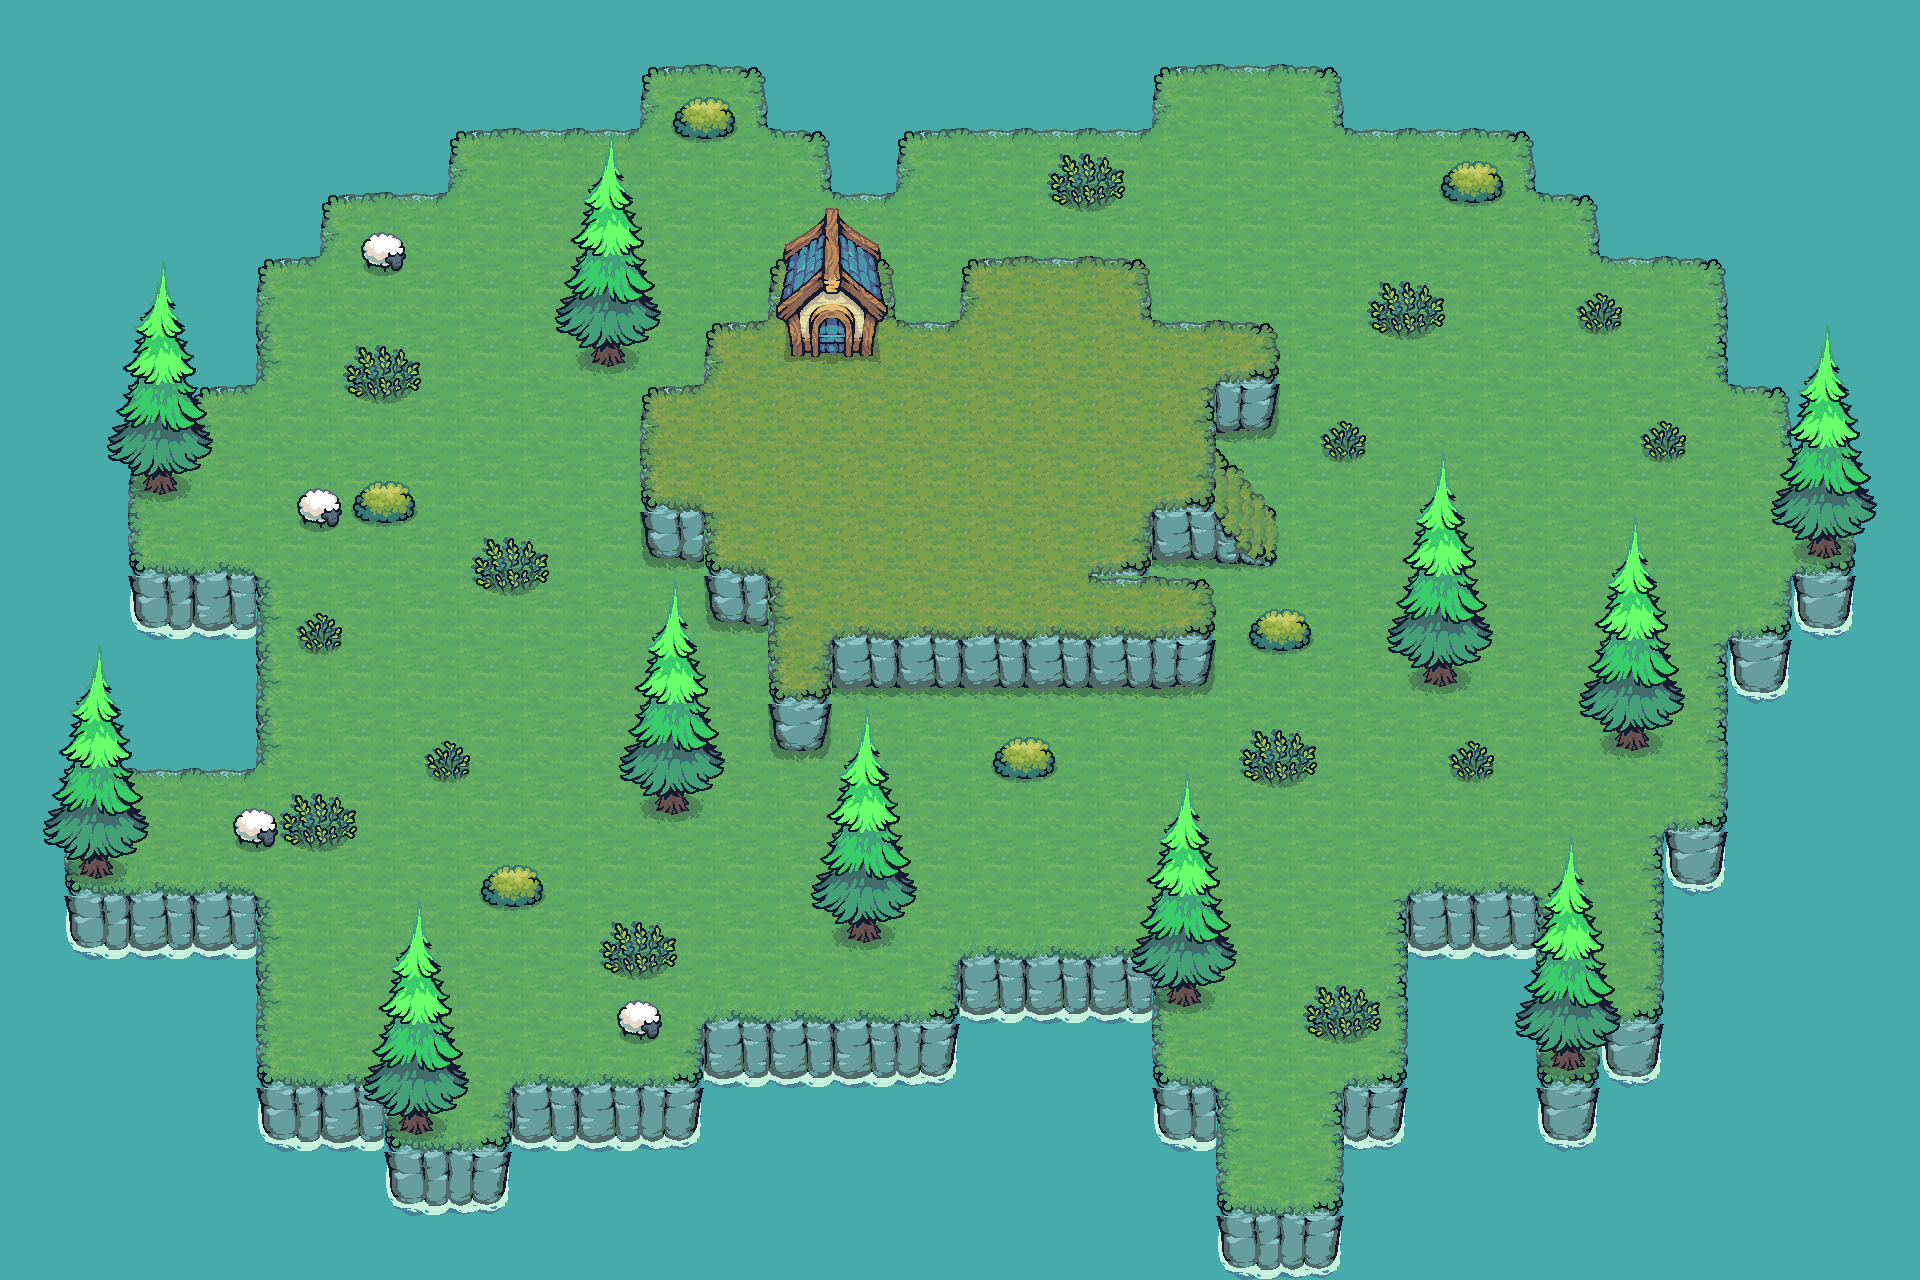

The image is a tile-based game level rendered from a .tmx file. Its description and source (layers, tilesets, objects; grid data summarised) follow:
An orthogonal 30x20 tile map with 64x64 px tiles, 6 tile layers (water, level1, level1Tree, level1Sheep, ...), 7 tilesets and 1 object.

<map version="1.10" tiledversion="1.11.2" orientation="orthogonal" renderorder="right-down" width="30" height="20" tilewidth="64" tileheight="64" infinite="0" nextlayerid="14" nextobjectid="53">
 <tileset firstgid="1" source="Tilemap.tsx" />
 <tileset firstgid="641" source="Tree.tsx" />
 <tileset firstgid="833" source="Water Background color.tsx" />
 <tileset firstgid="834" source="Tree.tsx" />
 <tileset firstgid="1026" source="Bush.tsx" />
 <tileset firstgid="1154" source="House1.tsx" />
 <tileset firstgid="1160" source="Sheep.tsx" />
 <layer id="5" name="water" width="30" height="20">
  <data>[600 cells, 600 non-empty, 1 distinct tile ids]</data>
 </layer>
 <layer id="1" name="level1" width="30" height="20">
  <data>[600 cells, 372 non-empty, 15 distinct tile ids]</data>
 </layer>
 <layer id="6" name="level1Tree" width="30" height="20">
  <data>[600 cells, 210 non-empty, 24 distinct tile ids]</data>
 </layer>
 <layer id="8" name="level1Sheep" width="30" height="20">
  <data>[600 cells, 16 non-empty, 4 distinct tile ids]</data>
 </layer>
 <layer id="4" name="level2" width="30" height="20">
  <data>[600 cells, 60 non-empty, 21 distinct tile ids]</data>
 </layer>
 <layer id="7" name="level2House" width="30" height="20">
  <data>[600 cells, 6 non-empty, 6 distinct tile ids]</data>
 </layer>
 <objectgroup id="12" name="CollisionLayer" tintcolor="#c86400">
  <object id="39" x="793.617" y="256.141" width="71.3836" height="96.5778" />
 </objectgroup>
</map>
